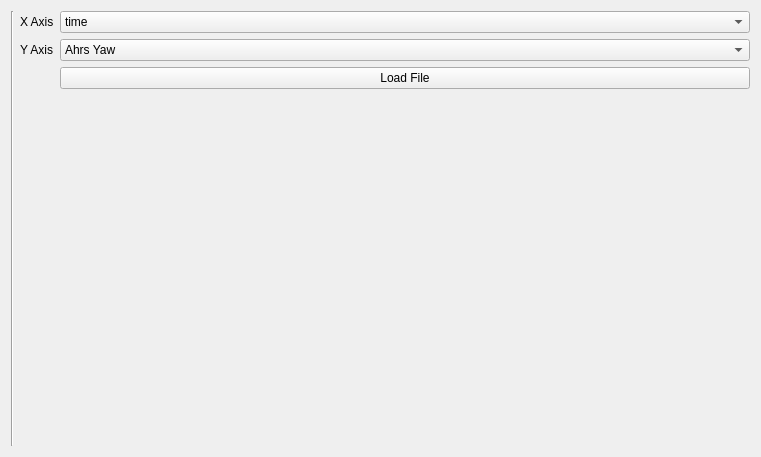
<?xml version="1.0" encoding="UTF-8"?>
<ui version="4.0">
 <class>DataGraphing</class>
 <widget class="QWidget" name="DataGraphing">
  <property name="geometry">
   <rect>
    <x>0</x>
    <y>0</y>
    <width>761</width>
    <height>457</height>
   </rect>
  </property>
  <property name="windowTitle">
   <string>Form</string>
  </property>
  <layout class="QHBoxLayout" name="horizontalLayout_2">
   <item>
    <layout class="QHBoxLayout" name="horizontalLayout">
     <item>
      <layout class="QVBoxLayout" name="graphLayout"/>
     </item>
     <item>
      <widget class="Line" name="line">
       <property name="orientation">
        <enum>Qt::Vertical</enum>
       </property>
      </widget>
     </item>
     <item>
      <layout class="QFormLayout" name="settingsLayout">
       <property name="fieldGrowthPolicy">
        <enum>QFormLayout::AllNonFixedFieldsGrow</enum>
       </property>
       <item row="0" column="0">
        <widget class="QLabel" name="label">
         <property name="text">
          <string>X Axis</string>
         </property>
        </widget>
       </item>
       <item row="1" column="0">
        <widget class="QLabel" name="label_2">
         <property name="text">
          <string>Y Axis</string>
         </property>
        </widget>
       </item>
       <item row="0" column="1">
        <widget class="QComboBox" name="xAxisCB">
         <item>
          <property name="text">
           <string>time</string>
          </property>
         </item>
        </widget>
       </item>
       <item row="1" column="1">
        <widget class="QComboBox" name="yAxisCB">
         <item>
          <property name="text">
           <string>Ahrs Yaw</string>
          </property>
         </item>
         <item>
          <property name="text">
           <string>Ahrs Pitch</string>
          </property>
         </item>
         <item>
          <property name="text">
           <string>Ahrs Roll</string>
          </property>
         </item>
         <item>
          <property name="text">
           <string>Dvl X</string>
          </property>
         </item>
         <item>
          <property name="text">
           <string>Dvl Y</string>
          </property>
         </item>
         <item>
          <property name="text">
           <string>Dvl Z</string>
          </property>
         </item>
         <item>
          <property name="text">
           <string>Dvl dX</string>
          </property>
         </item>
         <item>
          <property name="text">
           <string>Dvl dY</string>
          </property>
         </item>
         <item>
          <property name="text">
           <string>Dvl dZ</string>
          </property>
         </item>
         <item>
          <property name="text">
           <string>Depth</string>
          </property>
         </item>
        </widget>
       </item>
       <item row="2" column="1">
        <widget class="QPushButton" name="loadFileButton">
         <property name="text">
          <string>Load File</string>
         </property>
        </widget>
       </item>
      </layout>
     </item>
    </layout>
   </item>
  </layout>
 </widget>
 <resources/>
 <connections/>
</ui>
